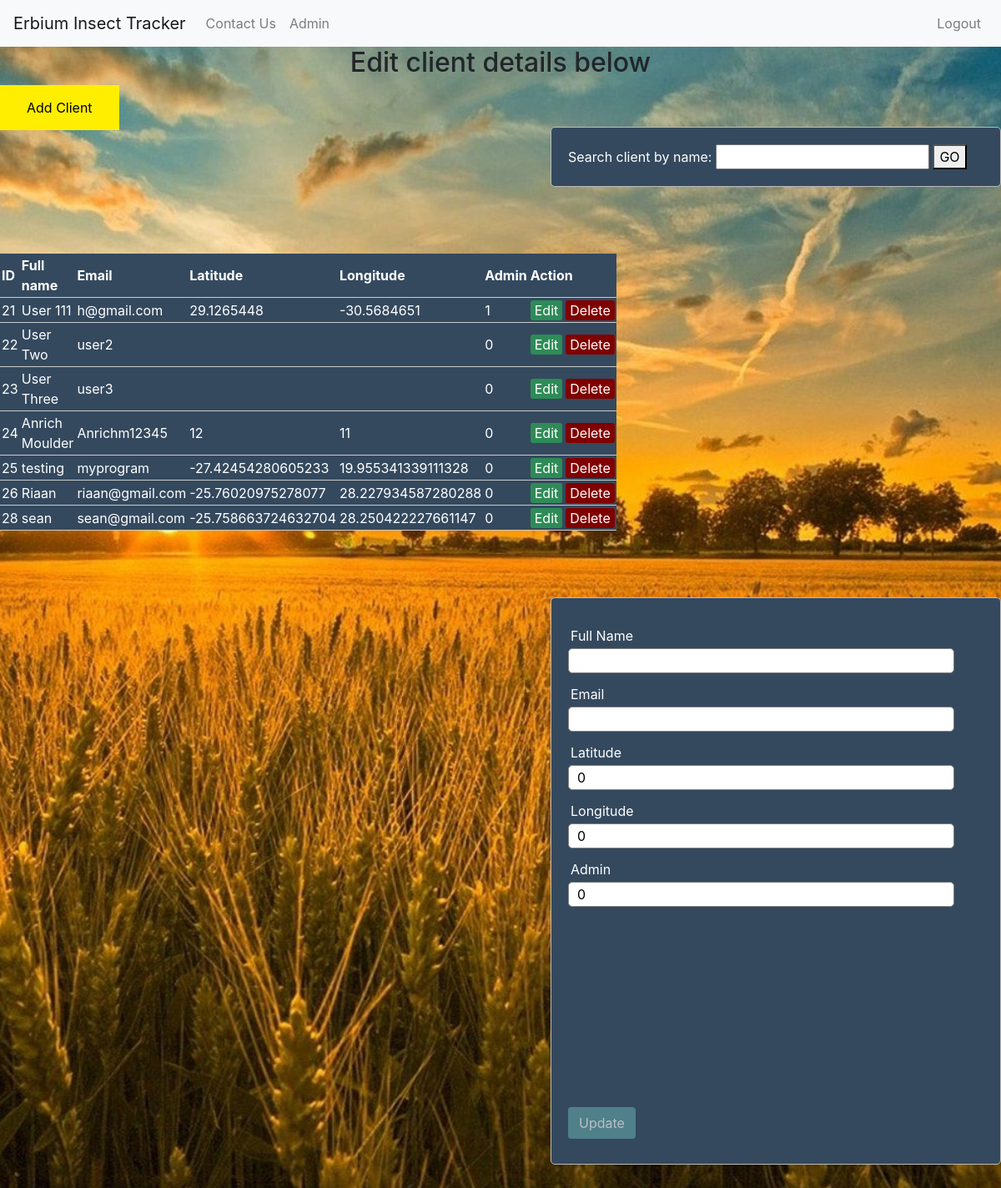
The page /viewClients.php on the database as committed earlier.
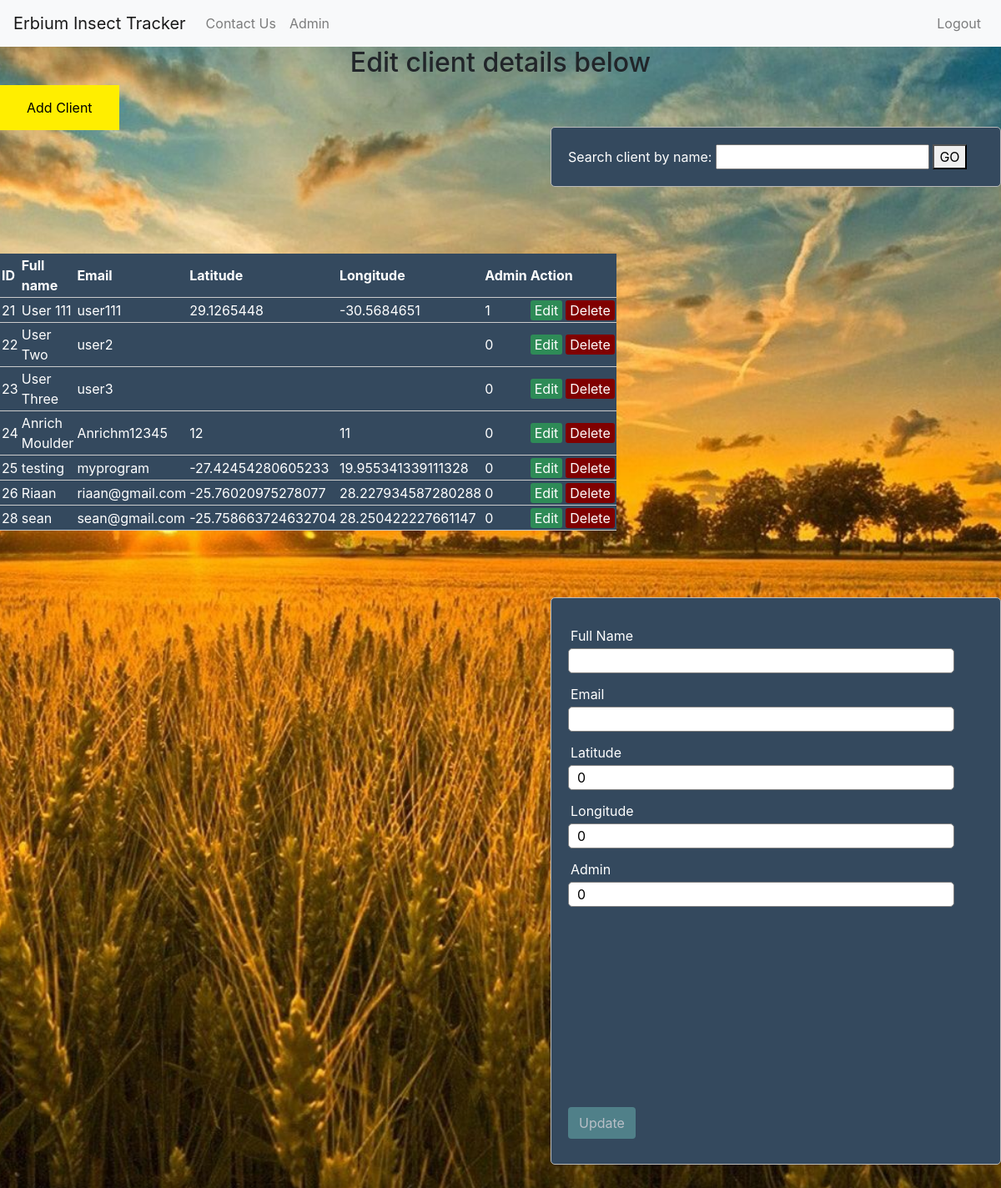
The same page on the database as committed later.
### tables this page shows
CREATE TABLE IF NOT EXISTS `client` (
  `client_id` int(10) UNSIGNED NOT NULL AUTO_INCREMENT,
  `full_name` varchar(45) DEFAULT NULL,
  `username` varchar(45) NOT NULL,
  `password` varchar(255) NOT NULL,
  `salt` varchar(255) DEFAULT NULL,
  `latitude` double DEFAULT NULL,
  `longitude` varchar(45) DEFAULT NULL,
  `Admin` tinyint(1) NOT NULL DEFAULT '0',
  PRIMARY KEY (`client_id`)
);

### viewClientsServer.php (called while the page is built, shortened)
<?php
	$full_name = "";
	$username = "";
	$latitude = 0;
	$longitude = 0;
	$admin = 0;
	$update = false;
?>

### viewClients.php (the view, shortened to what this page needs)
<?php
include('viewClientsServer.php');
?>
<!DOCTYPE html>
<html>
<head>
	<link rel="stylesheet" type="text/css" href="style.css">
    <link rel="stylesheet" href="bootstrap-4.0.0-dist/css/bootstrap.min.css">
</head>
<body>
<nav class="navbar navbar-expand-lg navbar-light bg-light">
    <a class="navbar-brand" href="main.html">Erbium Insect Tracker</a>
    <div class="collapse navbar-collapse" id="navbarNav">
        <ul class="navbar-nav">
            <li class="nav-item">
                <a class="nav-link" href="contactus.html">Contact Us</a>
            </li>
            <li class="nav-item">
                <a class="nav-link" href="adminOptions.html">Admin</a>
            </li>
        </ul>
        <ul class="navbar-nav ml-auto">
            <li class="nav-item">
                <a class="nav-link" href="logout.php" id="Out">Logout</a>
            </li>
        </ul>
    </div>
</nav>
<h2>Edit client details below</h2>
<button class="buttons" onclick="window.location.href='settings.html'">Add Client</button>
<form name="form" action="" method="get">
    Search client by name: <input type="text" name="searchName">
    <button onclick=" <?php $temp ="";$temp = $_GET['searchName'];
    $results = mysqli_query($db, "SELECT client_id, full_name, username, latitude, longitude, Admin
 FROM client where full_name LIKE '%$temp%'"); ?> ">GO</button>
</form>
<div id="mainDivEdit">
<table>
	<thead>
		<tr>
			<th>ID</th>
			<th>Full name</th>
			<th>Email</th>
			<th>Latitude</th>
			<th>Longitude</th>
            <th>Admin</th>
			<th colspan="2">Action</th>
		</tr>
	</thead>
	<?php while ($row = mysqli_fetch_array($results)) { ?>
		<tr>
			<td><?php echo $row['client_id']; ?></td>
			<td><?php echo $row['full_name']; ?></td>
			<td><?php echo $row['username']; ?></td>
			<td><?php echo $row['latitude']; ?></td>
			<td><?php echo $row['longitude']; ?></td>
            <td><?php echo $row['Admin']; ?></td>
			<td>
				<a href="viewClients.php?edit=<?php echo $row['client_id']; ?>" class="edit_btn" >Edit</a>
			</td>
			<td>
				<a href="viewClientsServer.php?del=<?php echo $row['client_id']; ?>" class="del_btn" onclick="return confirm('Are you sure you want to delete this client?');">Delete</a>
			</td>
		</tr>
	<?php } ?>
</table>
<form method="post" action="viewClientsServer.php">
	<div class="input-group">
		<label>Full Name</label>
		<input type="text" required name="full_name" value="<?php echo $full_name; ?>">
	</div>
	<div class="input-group">
		<label>Email</label>
		<input type="email" required name="username" value="<?php echo $username ; ?>">
	</div>
	<div class="input-group">
		<label>Latitude</label>
		<input type="text" required name="latitude" id="lat" value="<?php echo $latitude ; ?>">
	</div>
	<div class="input-group">
        <label>Longitude</label>
        <input type="text" required name="longitude" id="long" value="<?php echo $longitude ; ?>">
    </div>
    <div class="input-group">
        <label>Admin</label>
        <input type="number" maxlength="1" required name="admin" id="admin" value="<?php echo $admin ; ?>">
    </div>
    <div id="Map" style="width:425px;height:220px;"></div>
	<div class="input-group">
		<?php if ($update == true): ?>
			<button class="btn" type="submit" name="update" style="background: #556B2F;" >Update</button>
		<?php else: ?>
			<button class="btn" type="submit" name="save" disabled>Update</button>
		<?php endif ?>
	</div>
</form>
</div>
</body>
</html>

Rows that differ between the two databases and show on the page:
changed client "User 111": username "h@gmail.com" → "user111"
